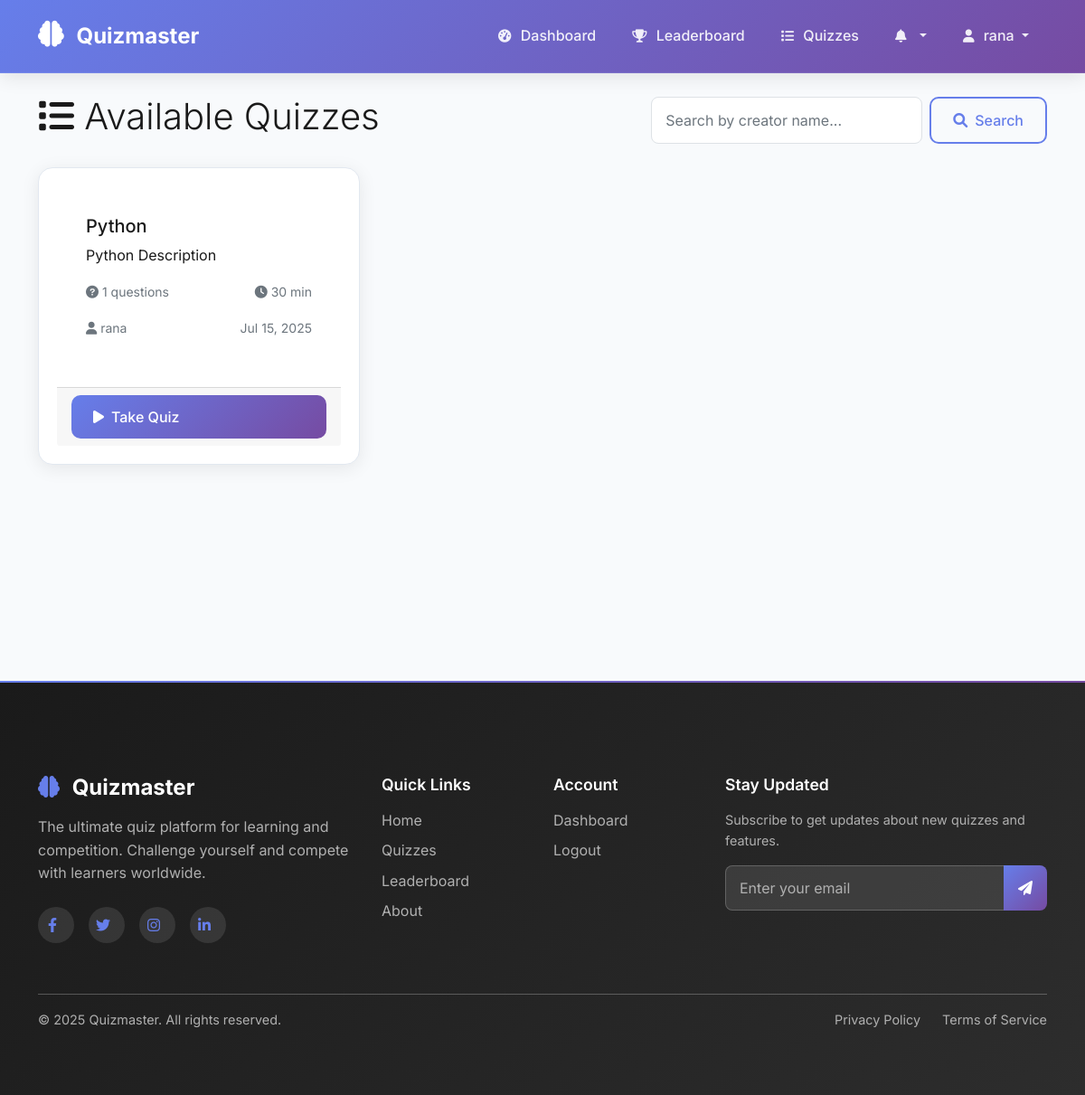
/quizzes/ (signed in), run on the app's committed database.
### quizzes/models.py (models this page shows, shortened)
class Quiz(models.Model):
    title = models.CharField(max_length=200)
    description = models.TextField()
    creator = models.ForeignKey(User, on_delete=models.CASCADE, related_name='created_quizzes')
    created_at = models.DateTimeField(default=timezone.now)
    time_limit = models.IntegerField(default=30)  # in minutes
    max_attempts = models.IntegerField(default=3)
    is_active = models.BooleanField(default=True)
    @property
    def total_questions(self):
        return self.questions.count()
    class Meta:
        ordering = ['-created_at']

### quizzes/views.py (the view)
# urls.py: path('quizzes/', views.quiz_list, name='quiz_list'),
@login_required
def quiz_list(request):
    if request.GET.get('creator'):
        creator_username = request.GET.get('creator')
        quizzes = Quiz.objects.filter(
            creator__username=creator_username,
            is_active=True
        ).exclude(submissions__user=request.user)
    else:
        quizzes = Quiz.objects.filter(is_active=True).exclude(
            submissions__user=request.user
        )
    return render(request, 'quizzes/quiz_list.html', {'quizzes': quizzes})

### templates/quizzes/quiz_list.html (shortened to what this page needs)
{% extends 'base.html' %}
{% load static %}
{% block content %}
<div class="container mt-4">
    <div class="row">
        <div class="col-12">
            <div class="d-flex justify-content-between align-items-center mb-4">
                <h1 class="display-6"><i class="fas fa-list"></i> Available Quizzes</h1>
                <div class="d-flex gap-2">
                    <input type="text" id="search-input" class="form-control" placeholder="Search by creator name..." style="width: 300px;">
                    <button class="btn btn-outline-primary" onclick="searchQuizzes()">
                        <i class="fas fa-search"></i> Search
                    </button>
                </div>
            </div>
        </div>
    </div>
    <div class="row">
        {% if quizzes %}
            {% for quiz in quizzes %}
            <div class="col-md-6 col-lg-4 mb-4">
                <div class="card h-100 quiz-card">
                    <div class="card-body">
                        <h5 class="card-title">{{ quiz.title }}</h5>
                        <p class="card-text">{{ quiz.description|truncatewords:15 }}</p>
                        <div class="quiz-stats mb-3">
                            <small class="text-muted">
                                <i class="fas fa-question-circle"></i> {{ quiz.total_questions }} questions
                            </small>
                            <small class="text-muted">
                                <i class="fas fa-clock"></i> {{ quiz.time_limit }} min
                            </small>
                        </div>
                        <div class="d-flex justify-content-between align-items-center">
                            <div>
                                <small class="text-muted">
                                    <i class="fas fa-user"></i> {{ quiz.creator.username }}
                                </small>
                            </div>
                            <div>
                                <small class="text-muted">
                                    {{ quiz.created_at|date:"M d, Y" }}
                                </small>
                            </div>
                        </div>
                    </div>
                    <div class="card-footer">
                        <div class="d-grid">
                            <a href="{% url 'take_quiz' quiz.id %}" class="btn btn-primary">
                                <i class="fas fa-play"></i> Take Quiz
                            </a>
                        </div>
                    </div>
                </div>
            </div>
            {% endfor %}
        {% endif %}
    </div>
</div>
{% endblock %}

### templates/base.html (shortened to what this page needs)
<!DOCTYPE html>
<html lang="en">
<head>
    {% load static %}
    <link href="https://cdn.jsdelivr.net/npm/bootstrap@5.1.3/dist/css/bootstrap.min.css" rel="stylesheet">
    <link rel="stylesheet" href="https://cdnjs.cloudflare.com/ajax/libs/font-awesome/6.0.0/css/all.min.css">
    <link rel="stylesheet" href="{% static 'css/style.css' %}">
</head>
<body>
    <nav class="navbar navbar-expand-lg navbar-dark">
        <div class="container">
            <a class="navbar-brand" href="{% if user.is_authenticated %}{% url 'dashboard' %}{% else %}{% url 'landing' %}{% endif %}">
                <i class="fas fa-brain"></i> Quizmaster
            </a>
            <div class="collapse navbar-collapse" id="navbarNav">
                <ul class="navbar-nav ms-auto">
                    {% if user.is_authenticated %}
                        <li class="nav-item">
                            <a class="nav-link" href="{% url 'dashboard' %}">
                                <i class="fas fa-tachometer-alt"></i> Dashboard
                            </a>
                        </li>
                        <li class="nav-item">
                            <a class="nav-link" href="{% url 'leaderboard' %}">
                                <i class="fas fa-trophy"></i> Leaderboard
                            </a>
                        </li>
                        <li class="nav-item">
                            <a class="nav-link" href="{% url 'quiz_list' %}">
                                <i class="fas fa-list"></i> Quizzes
                            </a>
                        </li>
                        <li class="nav-item dropdown">
                            <a class="nav-link dropdown-toggle position-relative" href="#" id="notificationDropdown" role="button" data-bs-toggle="dropdown">
                                <i class="fas fa-bell"></i>
                            </a>
                        </li>
                        <li class="nav-item dropdown">
                            <a class="nav-link dropdown-toggle" href="#" id="navbarDropdown" role="button" data-bs-toggle="dropdown">
                                <i class="fas fa-user"></i> {{ user.username }}
                            </a>
                        </li>
                    {% endif %}
                </ul>
            </div>
        </div>
    </nav>
    <main>
        {% block content %}{% endblock %}
    </main>
    <footer class="footer mt-5">
        <div class="footer-content">
            <div class="container">
                <div class="row">
                    <div class="col-lg-4 col-md-6 mb-4">
                        <div class="footer-brand">
                            <h4><i class="fas fa-brain"></i> Quizmaster</h4>
                            <p class="footer-description">
                                The ultimate quiz platform for learning and competition.
                                Challenge yourself and compete with learners worldwide.
                            </p>
                            <div class="social-links">
                                <a href="#" class="social-link">
                                    <i class="fab fa-facebook-f"></i>
                                </a>
                                <a href="#" class="social-link">
                                    <i class="fab fa-twitter"></i>
                                </a>
                                <a href="#" class="social-link">
                                    <i class="fab fa-instagram"></i>
                                </a>
                                <a href="#" class="social-link">
                                    <i class="fab fa-linkedin-in"></i>
                                </a>
                            </div>
                        </div>
                    </div>
                    <div class="col-lg-2 col-md-3 col-sm-6 mb-4">
                        <div class="footer-section">
                            <h6 class="footer-title">Quick Links</h6>
                            <ul class="footer-links">
                                <li><a href="{% url 'landing' %}">Home</a></li>
                                <li><a href="{% url 'quiz_list' %}">Quizzes</a></li>
                                <li><a href="{% url 'leaderboard' %}">Leaderboard</a></li>
                                <li><a href="#about">About</a></li>
                            </ul>
                        </div>
                    </div>
                    <div class="col-lg-2 col-md-3 col-sm-6 mb-4">
                        <div class="footer-section">
                            <h6 class="footer-title">Account</h6>
                            <ul class="footer-links">
                                {% if user.is_authenticated %}
                                    <li><a href="{% url 'dashboard' %}">Dashboard</a></li>
                                    <li><a href="{% url 'logout' %}">Logout</a></li>
                                {% else %}
                                    <li><a href="{% url 'login' %}">Login</a></li>
                                    <li><a href="{% url 'register' %}">Register</a></li>
                                {% endif %}
                            </ul>
                        </div>
                    </div>
                    <div class="col-lg-4 col-md-6 mb-4">
                        <div class="footer-section">
                            <h6 class="footer-title">Stay Updated</h6>
                            <p class="footer-newsletter-text">
                                Subscribe to get updates about new quizzes and features.
                            </p>
                            <div class="newsletter-form">
                                <div class="input-group">
                                    <input type="email" class="form-control" placeholder="Enter your email">
                                    <button class="btn btn-primary" type="button">
                                        <i class="fas fa-paper-plane"></i>
                                    </button>
                                </div>
                            </div>
                        </div>
                    </div>
                </div>
                <hr class="footer-divider">
                <div class="row align-items-center">
                    <div class="col-md-6">
                        <p class="footer-copyright">
                            &copy; 2025 Quizmaster. All rights reserved.
                        </p>
                    </div>
                    <div class="col-md-6">
                        <div class="footer-legal">
                            <a href="#privacy">Privacy Policy</a>
                            <a href="#terms">Terms of Service</a>
                        </div>
                    </div>
                </div>
            </div>
        </div>
    </footer>
</body>
</html>

### static/css/style.css (style rules this page uses)
body { font-family: 'Segoe UI', Tahoma, Geneva, Verdana, sans-serif; background-color: #f8f9fa; }
.navbar-brand { font-weight: bold; font-size: 1.5rem; }
.navbar-brand i { margin-right: 8px; }
.card { border: none; border-radius: 10px; box-shadow: 0 2px 10px rgba(0,0,0,0.1); transition: transform 0.2s ease-in-out; }
.btn { border-radius: 25px; padding: 10px 20px; font-weight: 500; transition: all 0.3s ease; }
.form-control, .form-select { border-radius: 8px; border: 1px solid #dee2e6; padding: 12px 15px; font-size: 1rem; transition: border-color 0.3s ease; }
.footer { background-color: #343a40; color: white; padding: 40px 0; margin-top: 50px; }
.footer a { color: #adb5bd; text-decoration: none; transition: color 0.3s ease; }
.quiz-card { background: white; border-radius: 12px; padding: 20px; box-shadow: 0 4px 20px rgba(0,0,0,0.1); margin-bottom: 20px; transition: all 0.3s ease; }
.quiz-stats { display: flex; justify-content: space-between; align-items: center; margin-bottom: 15px; }

### data on the page
Quiz: title "Python", description "Python Description", total_questions "1", time_limit "30", creator.username "rana", created_at "Jul 15, 2025"

### other printed values
{{ user.username }} "rana"
